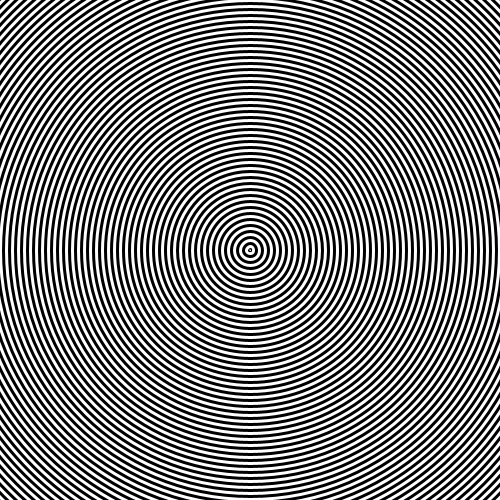
Frame 1 (no input)
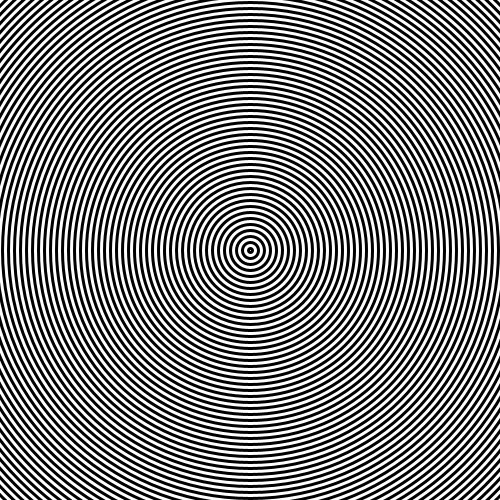
Frame 60 (the mouse pressed at the canvas centre just before this capture)
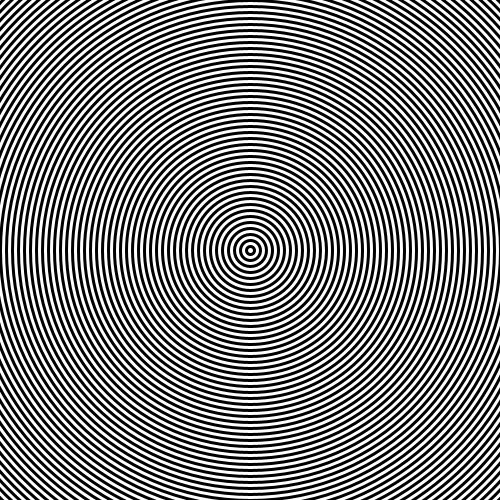
Frame 120 (the mouse held since frame 60 and released just before this capture)

The Processing sketch that drew these frames (run headless with seeded random() and noise(); from frame 60 on, the mouse is pressed at the canvas centre):

// Processing sketch: processing_150012
// ── processing_150012.pde

  int x = 1;

void setup() {
  size(500, 500);
  noFill();
  smooth();
  strokeWeight(3);
  background(255);
  stroke(0);
}

void draw() {
  background(255);
  for (int z = x % 14; z < 1000; z += 12) {
    ellipse(width/2,height/2,z,z);
  }
  x++;
}
